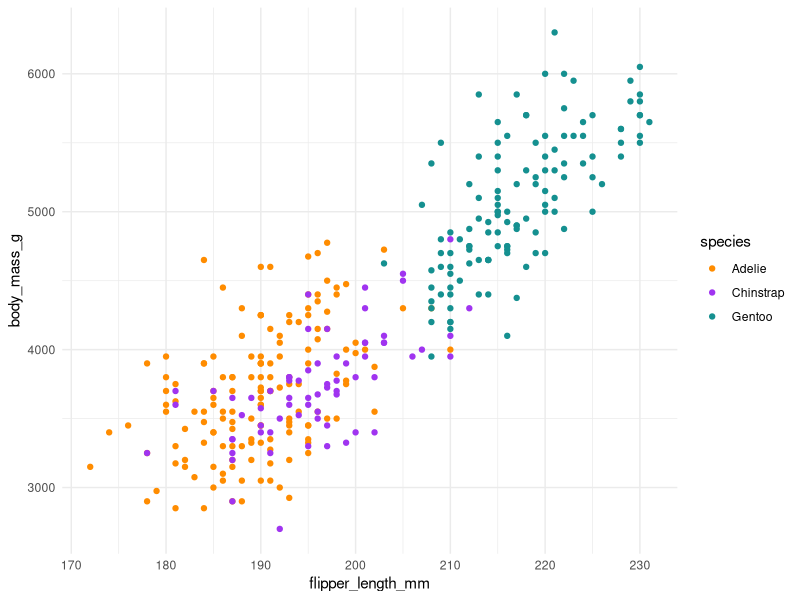

The R source for this figure:
## ---- chunk 1
#| include: false
library(tidyverse)
library(palmerpenguins)
## ---- chunk 2
#| label: fig-scatter
#| warning: false
#| fig-cap: A cool scatterplot of flipper length and body mass in three species of Palmer penguins
#| fig-width: 6
#| fig-asp: 0.8

pal <- c(
  
  "Adelie"    = "#FF8C00",
  "Chinstrap" = "#A034F0",
  "Gentoo"    = "#159090"
)

penguins |>
  ggplot(aes(x = flipper_length_mm, y = body_mass_g)) +
  geom_point(aes(colour = species)) +
  scale_colour_manual(values = pal) +
  theme_minimal()
